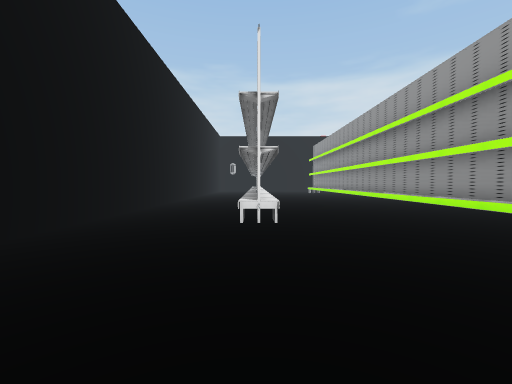
[1] (above)

24 first-person views from a walk through a Unity game level. The camera is 1.5 m above the floor, tilts 2° down and sees 90° across. The floor is counted in squares, 2 m on a side. Each view is taken from the middle of a square. On the plan, view 1 faces up. The plan holds only what a view shows up to about 9 squares ahead; the rest is blank. The place goes on beyond the plan. The player character is not drawn.

[2]
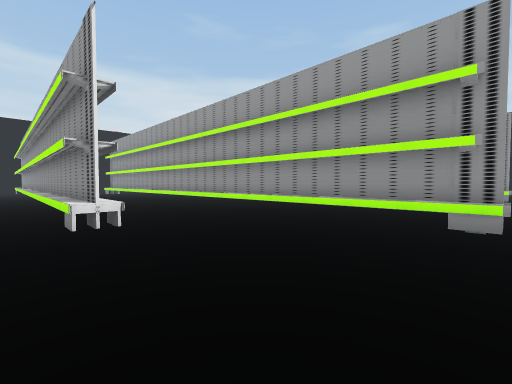

[3]
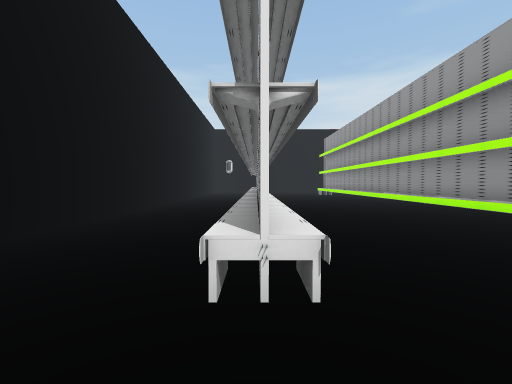

[4]
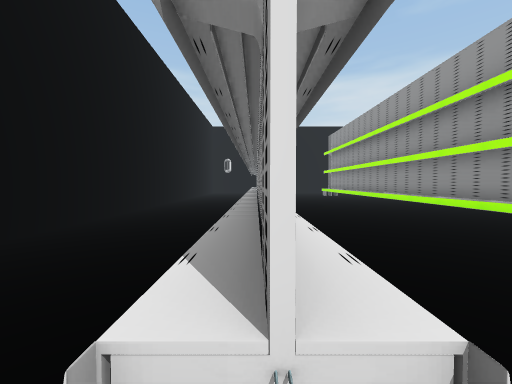

[5]
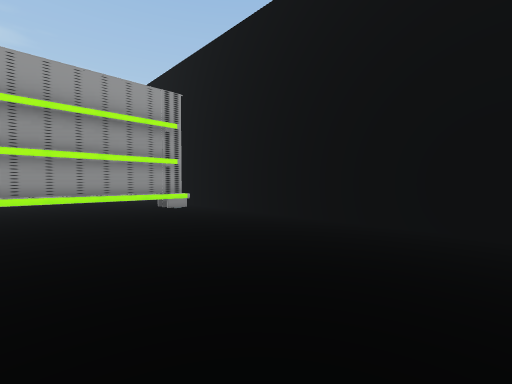

[6]
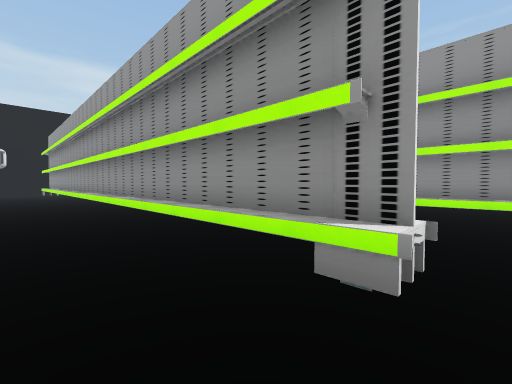

[7]
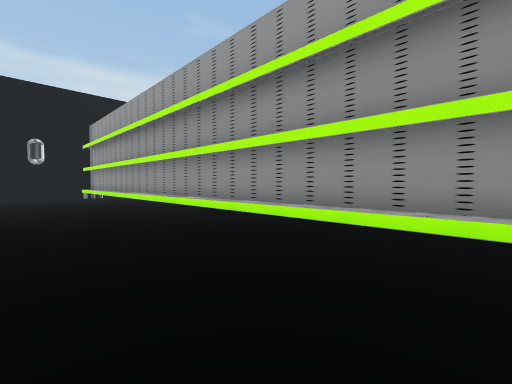

[8]
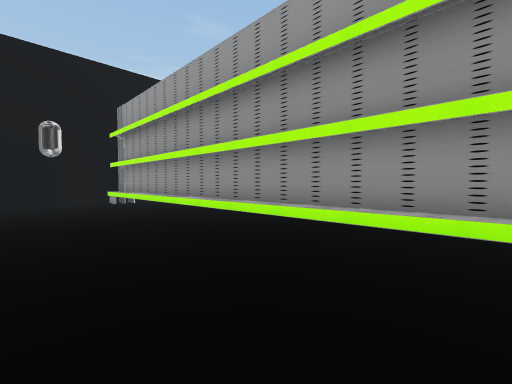

[9]
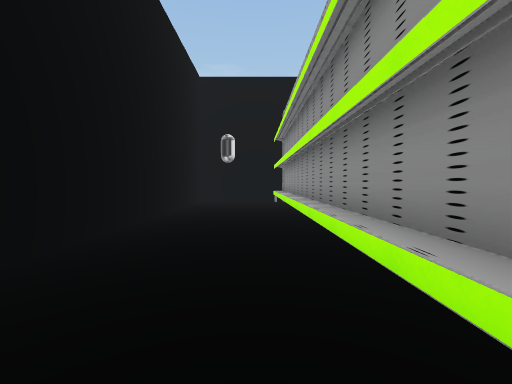

[10]
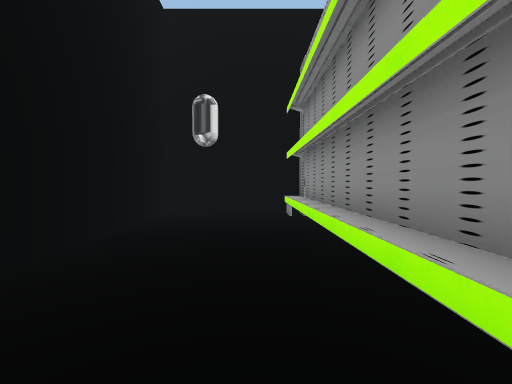

[11]
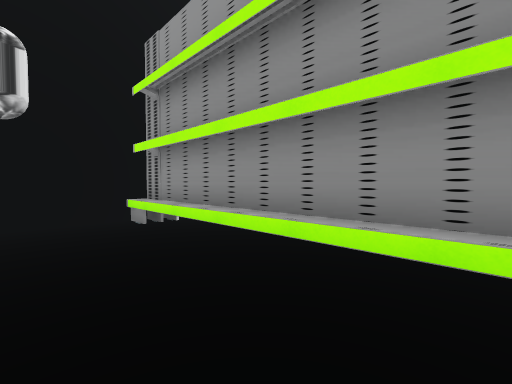

[12]
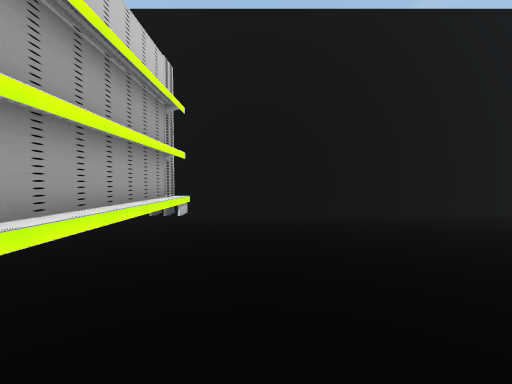

[13]
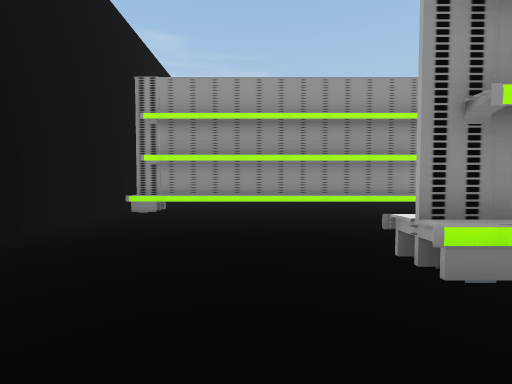

[14]
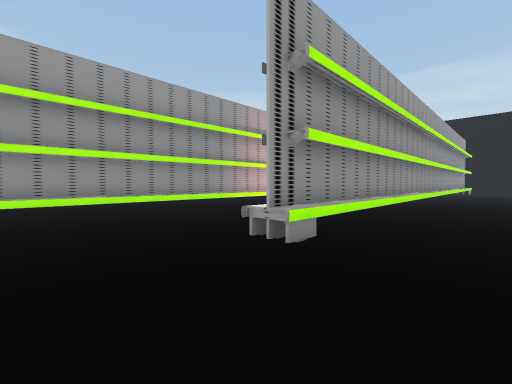

[15]
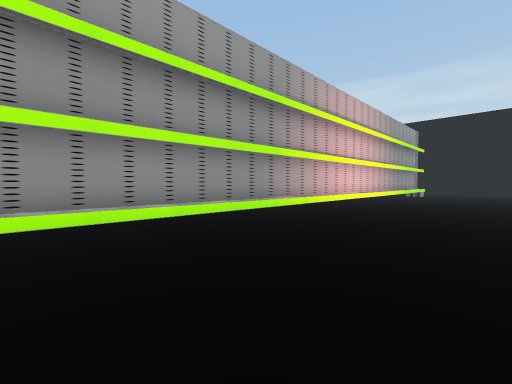

[16]
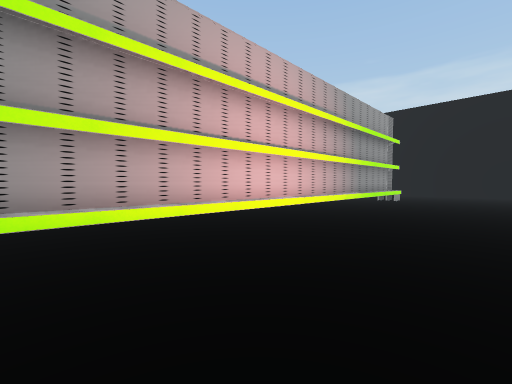

[17]
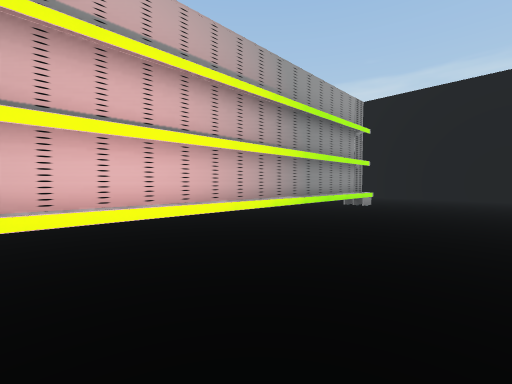

[18]
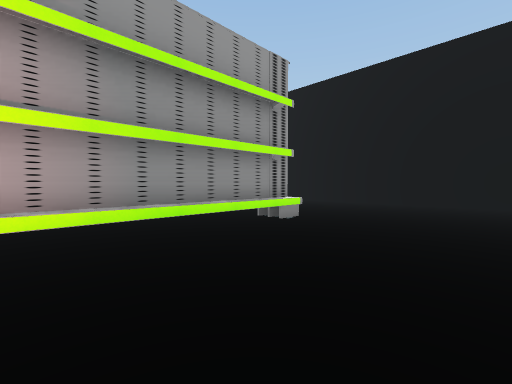

[19]
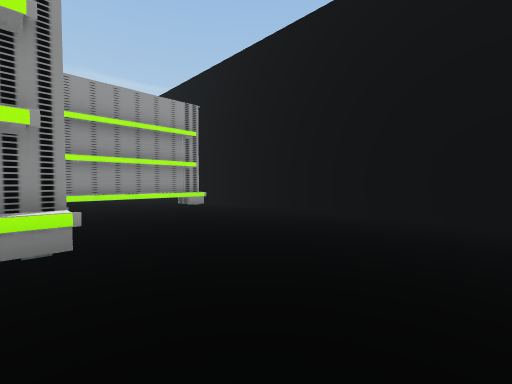

[20]
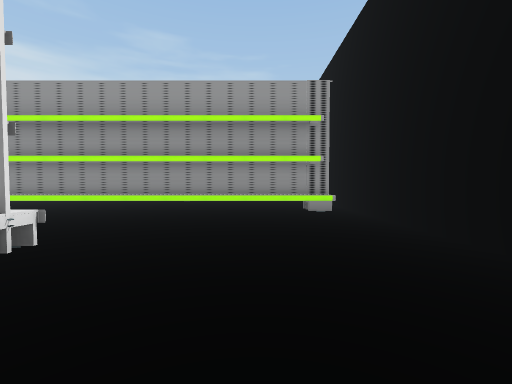

[21]
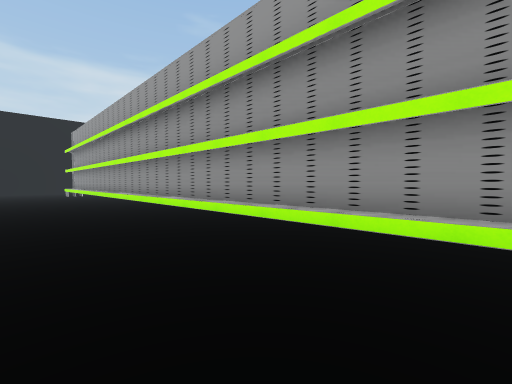

[22]
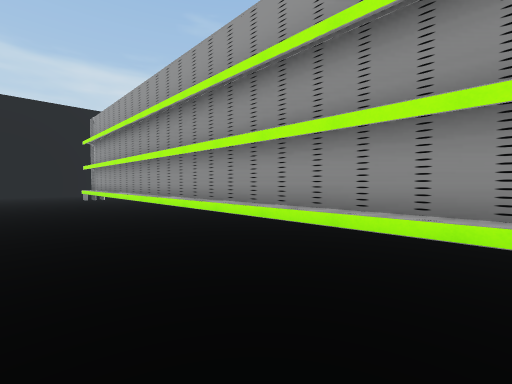

[23]
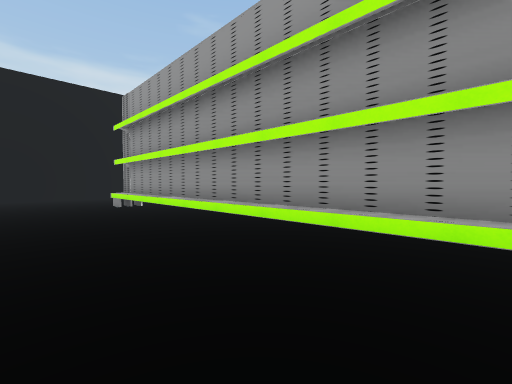

[24]
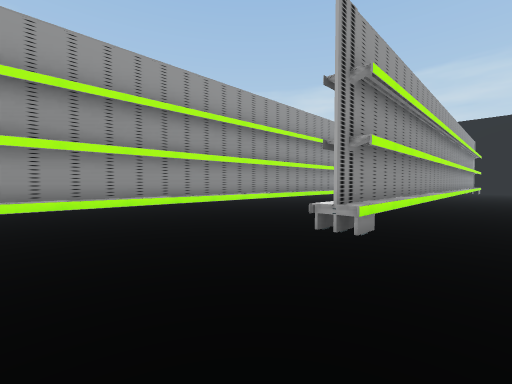

### Floor plan
Key: @ floor where view 1 was taken; # wall or solid block; . floor; ^ raised ledge.
Columns run from 4 left of view 1 to 19 right of it. Each row starts with its distance up from view 1.
 24 ##############
 23 #...#........#..
 22 #...#........^..  ...^..
 21 #...#........^... ...^..
 20 #...#........^.......^..
 19 #...#.  .....^.......^..
 18 #...#...^....^...^...^..
 17 #...#...#....^...#...^.
 16 #...#...#....^...#...^
 15  ...#...#....^...#. .^
 14  ...#...#....^...#.
 13 #...#...#....^...#.
 12 #...#...#....^...#.
 11 #...#...#....^...#.
 10 #...#...#....^...#..
  9 #...#...#....^...#..
  8 #...#...#....^...#..
  7 #...#...#....^...#..
  6 #...#...#....^...#..
  5 #...^...#....^...#..
  4 #.......#........#..
  3 #.......#........#..
  2   ......#........#..
  1  .......#........#..
  0  ...@...^........^.
 -1  ###################

Where each view was taken, in squares from view 1:
view 1: 0 up, 0 right, facing up
view 2: 0 up, 1 left, facing up-right
view 3: 3 up, 0 right, facing up
view 4: 4 up, 0 right, facing up
view 5: 4 up, 3 left, facing down-right
view 6: 4 up, 2 left, facing up-right
view 7: 9 up, 3 left, facing up-right
view 8: 13 up, 3 left, facing up-right
view 9: 13 up, 1 left, facing up
view 10: 17 up, 1 left, facing up
view 11: 18 up, 2 left, facing up-right
view 12: 17 up, 2 right, facing up
view 13: 20 up, 2 right, facing right
view 14: 21 up, 2 right, facing down-right
view 15: 20 up, 5 right, facing down-right
view 16: 16 up, 5 right, facing down-right
view 17: 13 up, 5 right, facing down-right
view 18: 9 up, 5 right, facing down-right
view 19: 5 up, 5 right, facing down-right
view 20: 2 up, 6 right, facing right
view 21: 2 up, 10 right, facing up-right
view 22: 6 up, 10 right, facing up-right
view 23: 10 up, 10 right, facing up-right
view 24: 22 up, 11 right, facing down-right
